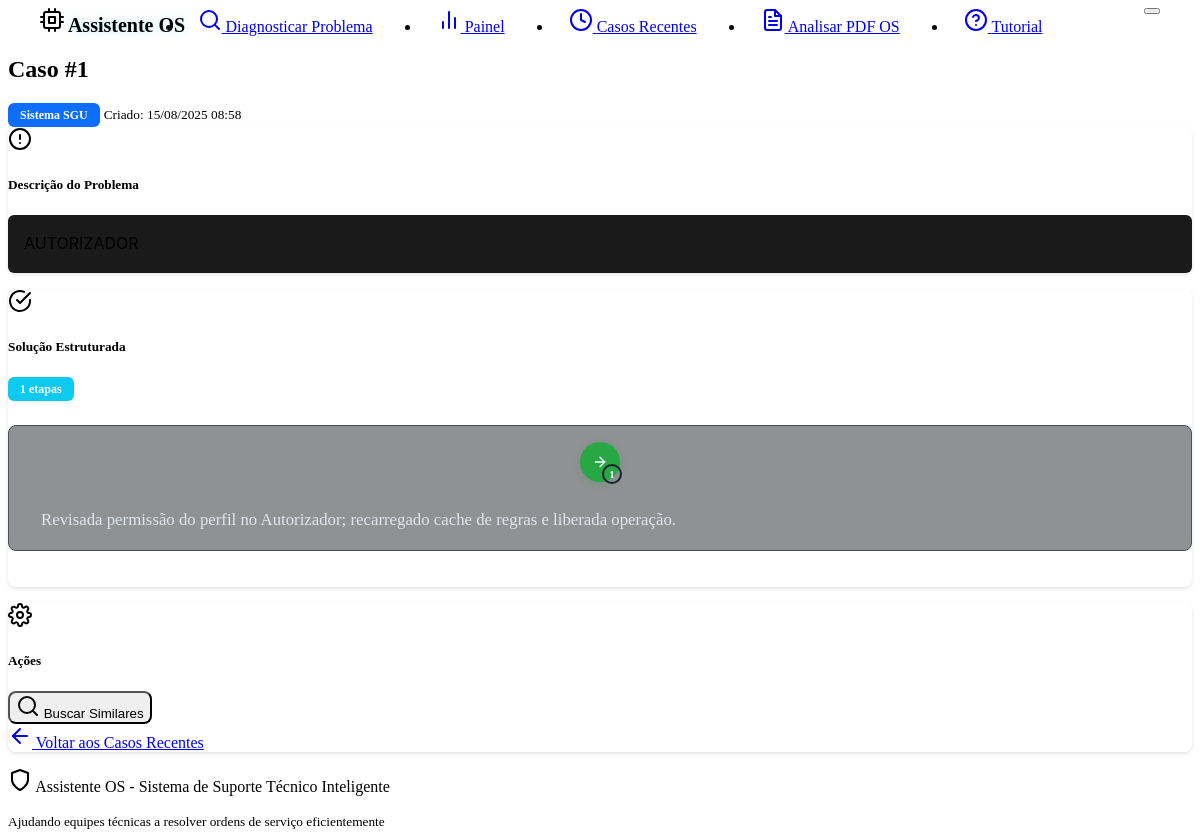
The app's page /cases/1, older data.
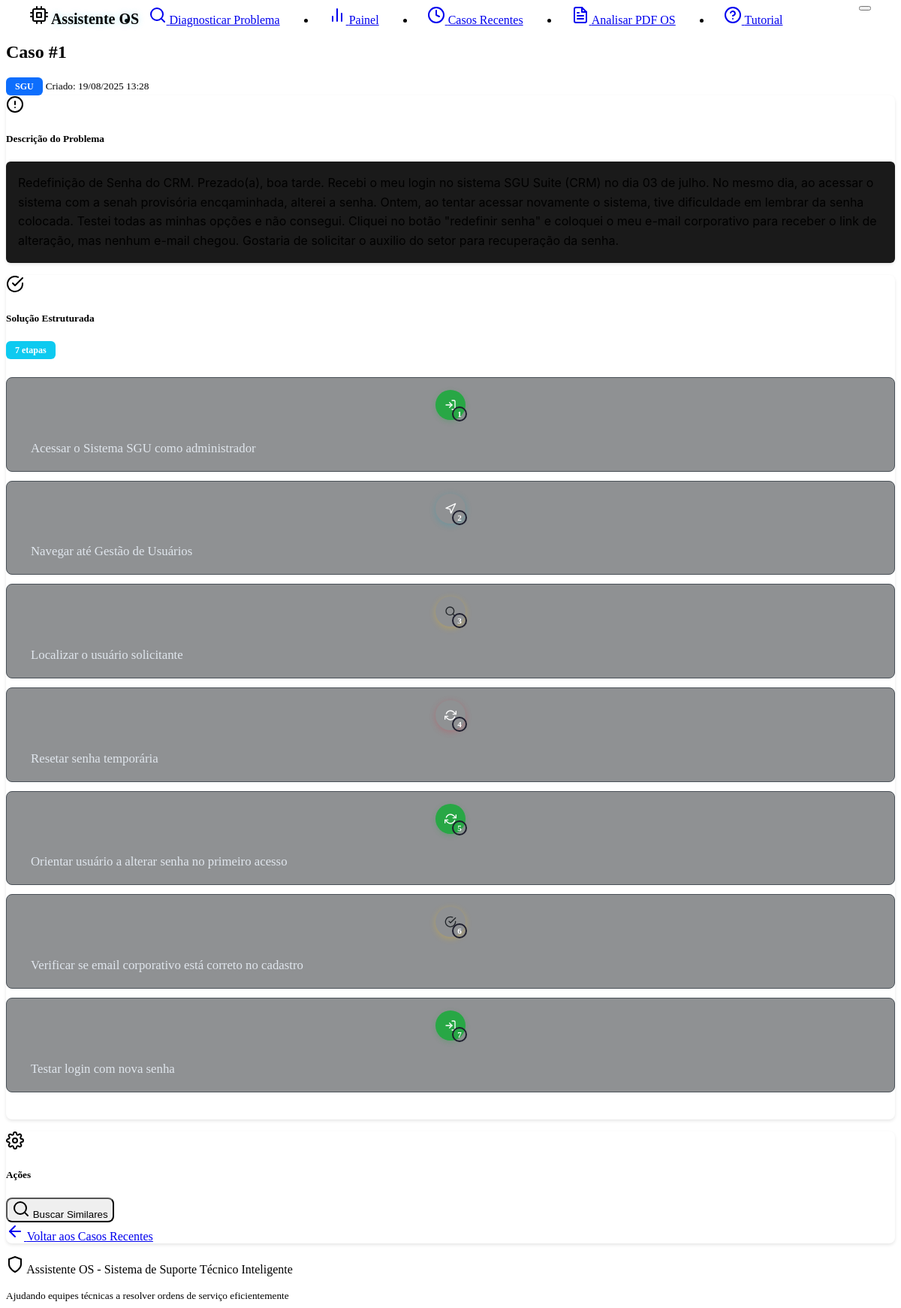
The same page, newer data.
### models.py (models this page shows, shortened)
class Case(db.Model):
    __tablename__ = 'cases'
    id = db.Column(db.Integer, primary_key=True)
    problem_description = db.Column(db.Text, nullable=False)
    solution = db.Column(db.Text, nullable=False)
    system_type = db.Column(db.String(100), default="Unknown")
    created_at = db.Column(db.DateTime, default=datetime.now)
    effectiveness_score = db.Column(db.Float, nullable=True)
    feedback_count = db.Column(db.Integer, default=0)
    tags = db.Column(db.String(500), default="")  # Stored as comma-separated string
    feedbacks = db.relationship("CaseFeedback", backref="case", cascade="all, delete-orphan")

### routes.py (the view)
@app.route('/cases/<int:case_id>')
def view_case(case_id):
    try:
        case = case_service.get_case_by_id(case_id)
        if not case:
            flash('Case not found.', 'error')
            return redirect(url_for('dashboard'))
        return render_template('case_detail.html', case=case)
    except Exception as e:
        logging.error(f"Error loading case {case_id}: {str(e)}")
        flash(f'Error loading case: {str(e)}', 'error')
        return redirect(url_for('dashboard'))

### app.py (called while the page is built)
@app.template_filter('format_solution_steps')
def format_solution_steps_filter(solution):
    return solution_formatter.format_solution_html(solution)

@app.template_filter('count_solution_steps')
def count_solution_steps_filter(solution):
    return solution_formatter.get_step_count(solution)

### case_service.py (called while the page is built)
    def get_case_by_id(self, case_id: int) -> Optional[Case]:
        try:
            return Case.query.get(case_id)
        except Exception as e:
            logging.error(f"Error getting case {case_id} from database: {str(e)}")
            cases = current_app.config.get('CASES_STORAGE', [])
            for case in cases:
                if case.id == case_id:
                    return case
            return None

### solution_formatter.py (called while the page is built)
    def _extract_step_content(self, line: str) -> str:
        for pattern in self.step_patterns:
            match = re.match(pattern, line)
            if match:
                return match.group(1).strip()
        return ""

    def get_step_count(self, solution: str) -> int:
        steps = self.format_solution_to_steps(solution)
        return len(steps)

### templates/case_detail.html (shortened to what this page needs)
{% extends "base.html" %}
{% block content %}
<div class="row">
    <div class="col-lg-8 mx-auto">
        <div class="d-flex justify-content-between align-items-center mb-4">
            <div>
                <h2 class="mb-1">Caso #{{ case.id }}</h2>
                <div class="d-flex align-items-center gap-2">
                    <span class="badge system-badge" data-system="{{ case.system_type }}">{{ case.system_type }}</span>
                    <small class="text-muted">Criado: {{ case.created_at.strftime('%d/%m/%Y %H:%M') }}</small>
                </div>
            </div>
        </div>
        <div class="card mb-4">
            <div class="card-header d-flex align-items-center">
                <i data-feather="alert-circle" class="me-2"></i>
                <h5 class="mb-0">Descrição do Problema</h5>
            </div>
            <div class="card-body">
                <div class="bg-dark p-3 rounded border">
                    <pre class="mb-0 text-wrap">{{ case.problem_description }}</pre>
                </div>
            </div>
        </div>
        <div class="card mb-4">
            <div class="card-header d-flex align-items-center justify-content-between">
                <div class="d-flex align-items-center">
                    <i data-feather="check-circle" class="me-2 text-success"></i>
                    <h5 class="mb-0">Solução Estruturada</h5>
                </div>
                <span class="badge bg-info">{{ case.solution|count_solution_steps }} etapas</span>
            </div>
            <div class="card-body">
                <div class="solution-steps-enhanced">
                    {{ case.solution|format_solution_steps|safe }}
                </div>
            </div>
        </div>
                </div>
            </div>
        <div class="card">
            <div class="card-header d-flex align-items-center">
                <i data-feather="settings" class="me-2"></i>
                <h5 class="mb-0">Ações</h5>
            </div>
            <div class="card-body">
                <div class="row">
                    <div class="col-md-6 mb-2">
                        <button class="btn btn-outline-info w-100" onclick="findSimilarCases()">
                            <i data-feather="search" class="me-1"></i>
                            Buscar Similares
                        </button>
                    </div>
                    <div class="col-md-6 mb-2">
                        <a href="{{ url_for('recent_cases') }}" class="btn btn-outline-primary w-100">
                            <i data-feather="arrow-left" class="me-1"></i>
                            Voltar aos Casos Recentes
                        </a>
                    </div>
                </div>
            </div>
        </div>
{% endblock %}

Row changes from the older to the newer data that the page shows:
changed Case id 1: system_type "Sistema SGU" → "SGU"; created_at "15/08/2025 08:58" → "19/08/2025 13:28"; problem_description "AUTORIZADOR" → "Redefinição de Senha do CRM. Prezado(a), boa tarde. Recebi o meu login no sistema SGU Suite (CRM) no dia 03 de julho. No mesmo dia, ao acessar o sistema com a senah provisória encqaminhada, alterei a senha. Ontem, ao tentar acessar novamente o sistema, tive dificuldade em lembrar da senha colocada. Testei todas as minhas opções e não consegui. Cliquei no botão \"redefinir senha\" e coloquei o meu e-mail corporativo para receber o link de alteração, mas nenhum e-mail chegou. Gostaria de solicitar o auxilio do setor para recuperação da senha."; solution|count_solution_steps "1" → "7"; solution "1 Revisada permissão do perfil no Autorizador; recarregado cache de regras e liberada operação." → "1 Acessar o Sistema SGU como administrador 2 Navegar até Gestão de Usuários 3 Localizar o usuário solicitante 4 Resetar senha temporária 5 Orientar usuário a alterar senha no primeiro acesso 6 Verificar se email corporativo está correto no cadastro 7 Testar login com nova senha"
